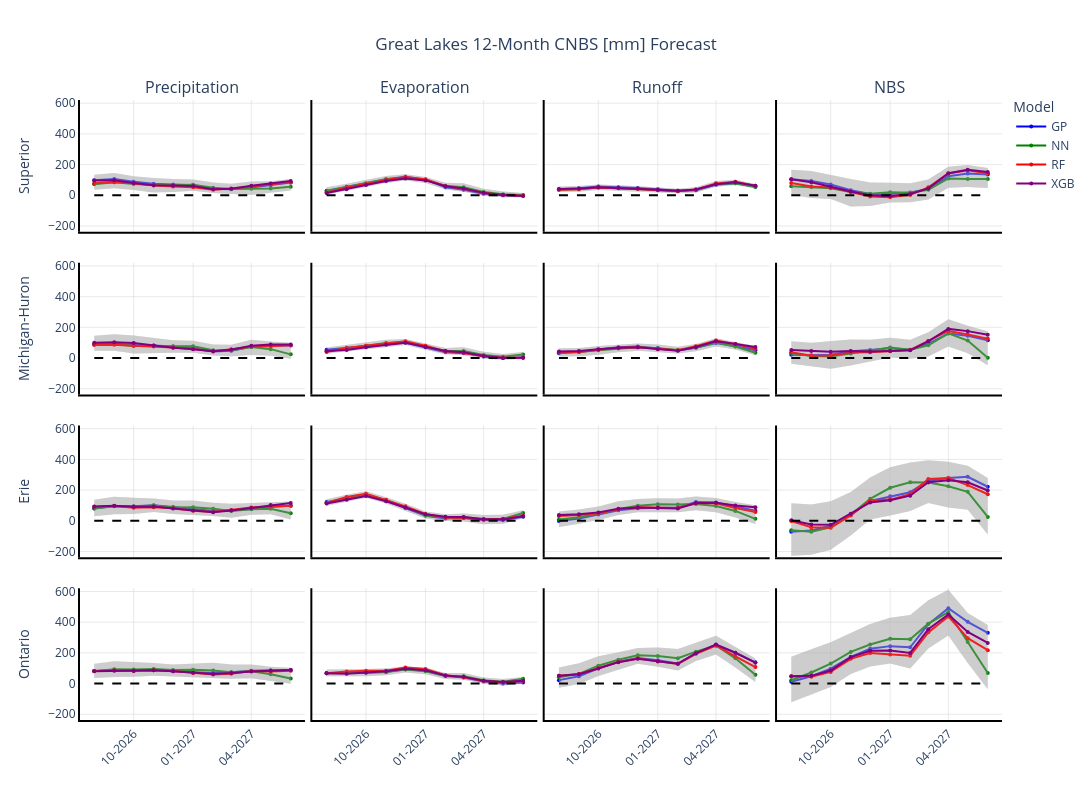

The notebook cell saved with this chart:
### Markdown cell above
## Plot 2
### **Interactive 4×4 Grid of Great Lakes 12-Month NBS Forecasts**

This section uses **Plotly** to create a fully interactive **4×4 subplot grid** that visualizes the mean forecasts and uncertainty ranges for precipitation, evaporation, runoff, and total CNBS across the four Great Lakes basins.

### Code cell
fig2 = plot_cnbs_forecast_interactive(df_filtered, filename=input_dir + 'forecast/figures/CNBS_forecast.html', units="mm")
